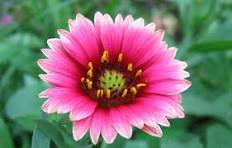
#> input picture image.jpg, 232 x 148 px
$ python EXP-12.py
#> lines starting #> are read from the running program, lines starting #| are printed output that depends on the picture

import cv2

# Read the input image
img = cv2.imread("image.jpg")
#> img is the input picture: shape (148, 232, 3); mean B, G, R 112.5, 115.7, 128.6

if img is None:
    print("Error: Image not found!")
else:
    # Rotate image 270 degrees clockwise
    rotated = cv2.rotate(img, cv2.ROTATE_90_COUNTERCLOCKWISE)
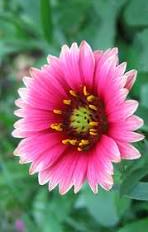
#> rotated: shape (232, 148, 3); mean B, G, R 112.5, 115.7, 128.6

    # Display original and rotated images
    cv2.imshow("Original Image", img)
    cv2.imshow("270 Degree Clockwise Rotated Image", rotated)

    # Save the rotated image
    cv2.imwrite("rotated_270_image.jpg", rotated)

    cv2.waitKey(0)
    cv2.destroyAllWindows()
